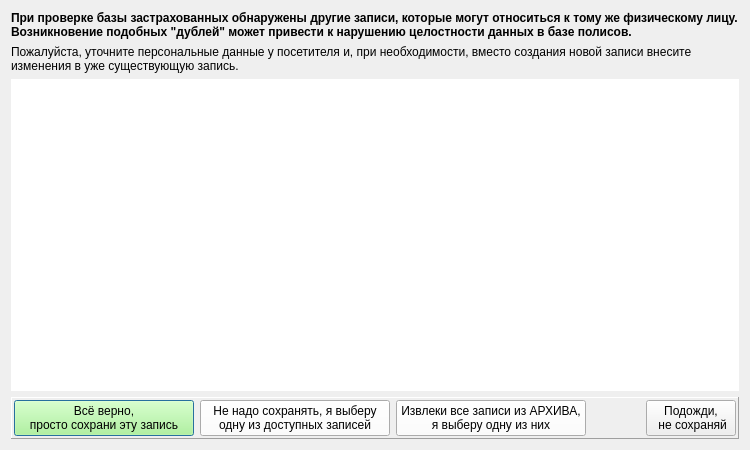
<?xml version="1.0" encoding="UTF-8"?>
<ui version="4.0">
 <class>info_pers_doubles_wnd</class>
 <widget class="QDialog" name="info_pers_doubles_wnd">
  <property name="geometry">
   <rect>
    <x>0</x>
    <y>0</y>
    <width>750</width>
    <height>450</height>
   </rect>
  </property>
  <property name="minimumSize">
   <size>
    <width>750</width>
    <height>450</height>
   </size>
  </property>
  <property name="windowTitle">
   <string>Внимание, обноружены возможные дубли!</string>
  </property>
  <layout class="QVBoxLayout" name="verticalLayout" stretch="0,0,1,0">
   <item>
    <widget class="QLabel" name="label_2">
     <property name="font">
      <font>
       <family>Arial</family>
       <pointsize>9</pointsize>
       <weight>75</weight>
       <bold>true</bold>
      </font>
     </property>
     <property name="text">
      <string>При проверке базы застрахованных обнаружены другие записи, которые могут относиться к тому же физическому лицу.  Возникновение подобных &quot;дублей&quot; может привести к нарушению целостности данных в базе полисов.</string>
     </property>
     <property name="alignment">
      <set>Qt::AlignLeading|Qt::AlignLeft|Qt::AlignVCenter</set>
     </property>
     <property name="wordWrap">
      <bool>true</bool>
     </property>
    </widget>
   </item>
   <item>
    <widget class="QLabel" name="label">
     <property name="font">
      <font>
       <pointsize>9</pointsize>
      </font>
     </property>
     <property name="text">
      <string>Пожалуйста, уточните персональные данные у посетителя и, при необходимости, вместо создания новой записи внесите изменения в уже существующую запись.</string>
     </property>
     <property name="alignment">
      <set>Qt::AlignLeading|Qt::AlignLeft|Qt::AlignVCenter</set>
     </property>
     <property name="wordWrap">
      <bool>true</bool>
     </property>
    </widget>
   </item>
   <item>
    <widget class="QTextEdit" name="te_msg">
     <property name="font">
      <font>
       <family>Times New Roman</family>
       <pointsize>10</pointsize>
      </font>
     </property>
     <property name="frameShape">
      <enum>QFrame::NoFrame</enum>
     </property>
     <property name="readOnly">
      <bool>true</bool>
     </property>
    </widget>
   </item>
   <item>
    <widget class="QFrame" name="pan_dn">
     <property name="frameShape">
      <enum>QFrame::Panel</enum>
     </property>
     <property name="frameShadow">
      <enum>QFrame::Raised</enum>
     </property>
     <layout class="QHBoxLayout" name="horizontalLayout">
      <property name="spacing">
       <number>6</number>
      </property>
      <property name="leftMargin">
       <number>2</number>
      </property>
      <property name="topMargin">
       <number>2</number>
      </property>
      <property name="rightMargin">
       <number>2</number>
      </property>
      <property name="bottomMargin">
       <number>2</number>
      </property>
      <item>
       <widget class="QPushButton" name="bn_ok">
        <property name="minimumSize">
         <size>
          <width>180</width>
          <height>0</height>
         </size>
        </property>
        <property name="palette">
         <palette>
          <active>
           <colorrole role="Button">
            <brush brushstyle="SolidPattern">
             <color alpha="255">
              <red>170</red>
              <green>255</green>
              <blue>127</blue>
             </color>
            </brush>
           </colorrole>
          </active>
          <inactive>
           <colorrole role="Button">
            <brush brushstyle="SolidPattern">
             <color alpha="255">
              <red>170</red>
              <green>255</green>
              <blue>127</blue>
             </color>
            </brush>
           </colorrole>
          </inactive>
          <disabled>
           <colorrole role="Button">
            <brush brushstyle="SolidPattern">
             <color alpha="255">
              <red>170</red>
              <green>255</green>
              <blue>127</blue>
             </color>
            </brush>
           </colorrole>
          </disabled>
         </palette>
        </property>
        <property name="text">
         <string>Всё верно, 
просто сохрани эту запись</string>
        </property>
       </widget>
      </item>
      <item>
       <widget class="QPushButton" name="bn_cansel">
        <property name="minimumSize">
         <size>
          <width>190</width>
          <height>0</height>
         </size>
        </property>
        <property name="palette">
         <palette>
          <active>
           <colorrole role="Button">
            <brush brushstyle="SolidPattern">
             <color alpha="255">
              <red>255</red>
              <green>255</green>
              <blue>255</blue>
             </color>
            </brush>
           </colorrole>
          </active>
          <inactive>
           <colorrole role="Button">
            <brush brushstyle="SolidPattern">
             <color alpha="255">
              <red>255</red>
              <green>255</green>
              <blue>255</blue>
             </color>
            </brush>
           </colorrole>
          </inactive>
          <disabled>
           <colorrole role="Button">
            <brush brushstyle="SolidPattern">
             <color alpha="255">
              <red>255</red>
              <green>255</green>
              <blue>255</blue>
             </color>
            </brush>
           </colorrole>
          </disabled>
         </palette>
        </property>
        <property name="text">
         <string>Не надо сохранять, я выберу 
одну из доступных записей</string>
        </property>
       </widget>
      </item>
      <item>
       <widget class="QPushButton" name="bn_archive">
        <property name="minimumSize">
         <size>
          <width>190</width>
          <height>0</height>
         </size>
        </property>
        <property name="palette">
         <palette>
          <active>
           <colorrole role="Button">
            <brush brushstyle="SolidPattern">
             <color alpha="255">
              <red>255</red>
              <green>255</green>
              <blue>255</blue>
             </color>
            </brush>
           </colorrole>
          </active>
          <inactive>
           <colorrole role="Button">
            <brush brushstyle="SolidPattern">
             <color alpha="255">
              <red>255</red>
              <green>255</green>
              <blue>255</blue>
             </color>
            </brush>
           </colorrole>
          </inactive>
          <disabled>
           <colorrole role="Button">
            <brush brushstyle="SolidPattern">
             <color alpha="255">
              <red>255</red>
              <green>255</green>
              <blue>255</blue>
             </color>
            </brush>
           </colorrole>
          </disabled>
         </palette>
        </property>
        <property name="text">
         <string>Извлеки все записи из АРХИВА,
я выберу одну из них</string>
        </property>
       </widget>
      </item>
      <item>
       <spacer name="horizontalSpacer_2">
        <property name="orientation">
         <enum>Qt::Horizontal</enum>
        </property>
        <property name="sizeHint" stdset="0">
         <size>
          <width>40</width>
          <height>20</height>
         </size>
        </property>
       </spacer>
      </item>
      <item>
       <widget class="QPushButton" name="bn_close">
        <property name="enabled">
         <bool>true</bool>
        </property>
        <property name="minimumSize">
         <size>
          <width>90</width>
          <height>0</height>
         </size>
        </property>
        <property name="text">
         <string>Подожди, 
 не сохраняй</string>
        </property>
       </widget>
      </item>
     </layout>
    </widget>
   </item>
  </layout>
 </widget>
 <tabstops>
  <tabstop>bn_cansel</tabstop>
  <tabstop>bn_ok</tabstop>
  <tabstop>te_msg</tabstop>
 </tabstops>
 <resources/>
 <connections/>
</ui>
